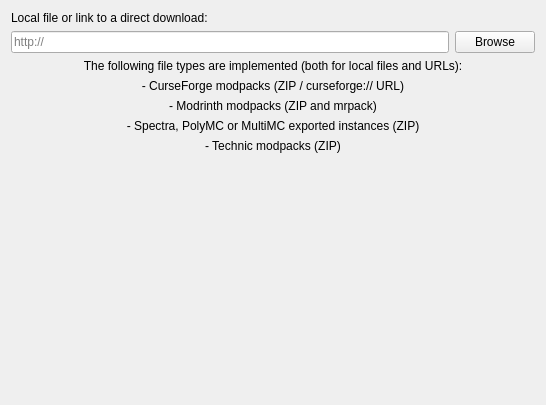
<?xml version="1.0" encoding="UTF-8"?>
<ui version="4.0">
 <class>ImportPage</class>
 <widget class="QWidget" name="ImportPage">
  <property name="geometry">
   <rect>
    <x>0</x>
    <y>0</y>
    <width>546</width>
    <height>405</height>
   </rect>
  </property>
  <layout class="QGridLayout" name="gridLayout">
   <item row="2" column="0">
    <widget class="QLineEdit" name="modpackEdit">
     <property name="placeholderText">
      <string notr="true">http://</string>
     </property>
    </widget>
   </item>
   <item row="2" column="1">
    <widget class="QPushButton" name="modpackBtn">
     <property name="text">
      <string>Browse</string>
     </property>
    </widget>
   </item>
   <item row="3" column="0" rowspan="2" colspan="2">
    <layout class="QVBoxLayout" name="verticalLayout">
     <item>
      <widget class="QLabel" name="label">
       <property name="text">
        <string>The following file types are implemented (both for local files and URLs):</string>
       </property>
       <property name="alignment">
        <set>Qt::AlignCenter</set>
       </property>
      </widget>
     </item>
     <item>
      <widget class="QLabel" name="label_5">
       <property name="text">
        <string>- CurseForge modpacks (ZIP / curseforge:// URL)</string>
       </property>
       <property name="alignment">
        <set>Qt::AlignCenter</set>
       </property>
      </widget>
     </item>
     <item>
      <widget class="QLabel" name="label_3">
       <property name="text">
        <string>- Modrinth modpacks (ZIP and mrpack)</string>
       </property>
       <property name="alignment">
        <set>Qt::AlignCenter</set>
       </property>
      </widget>
     </item>
     <item>
      <widget class="QLabel" name="label_2">
       <property name="text">
        <string>- Spectra, PolyMC or MultiMC exported instances (ZIP)</string>
       </property>
       <property name="alignment">
        <set>Qt::AlignCenter</set>
       </property>
      </widget>
     </item>
     <item>
      <widget class="QLabel" name="label_4">
       <property name="text">
        <string>- Technic modpacks (ZIP)</string>
       </property>
       <property name="alignment">
        <set>Qt::AlignCenter</set>
       </property>
      </widget>
     </item>
    </layout>
   </item>
   <item row="5" column="0" colspan="2">
    <spacer name="verticalSpacer">
     <property name="orientation">
      <enum>Qt::Vertical</enum>
     </property>
     <property name="sizeHint" stdset="0">
      <size>
       <width>20</width>
       <height>40</height>
      </size>
     </property>
    </spacer>
   </item>
   <item row="0" column="0" colspan="2">
    <widget class="QLabel" name="modpackLabel">
     <property name="text">
      <string>Local file or link to a direct download:</string>
     </property>
    </widget>
   </item>
  </layout>
 </widget>
 <resources/>
 <connections/>
</ui>
